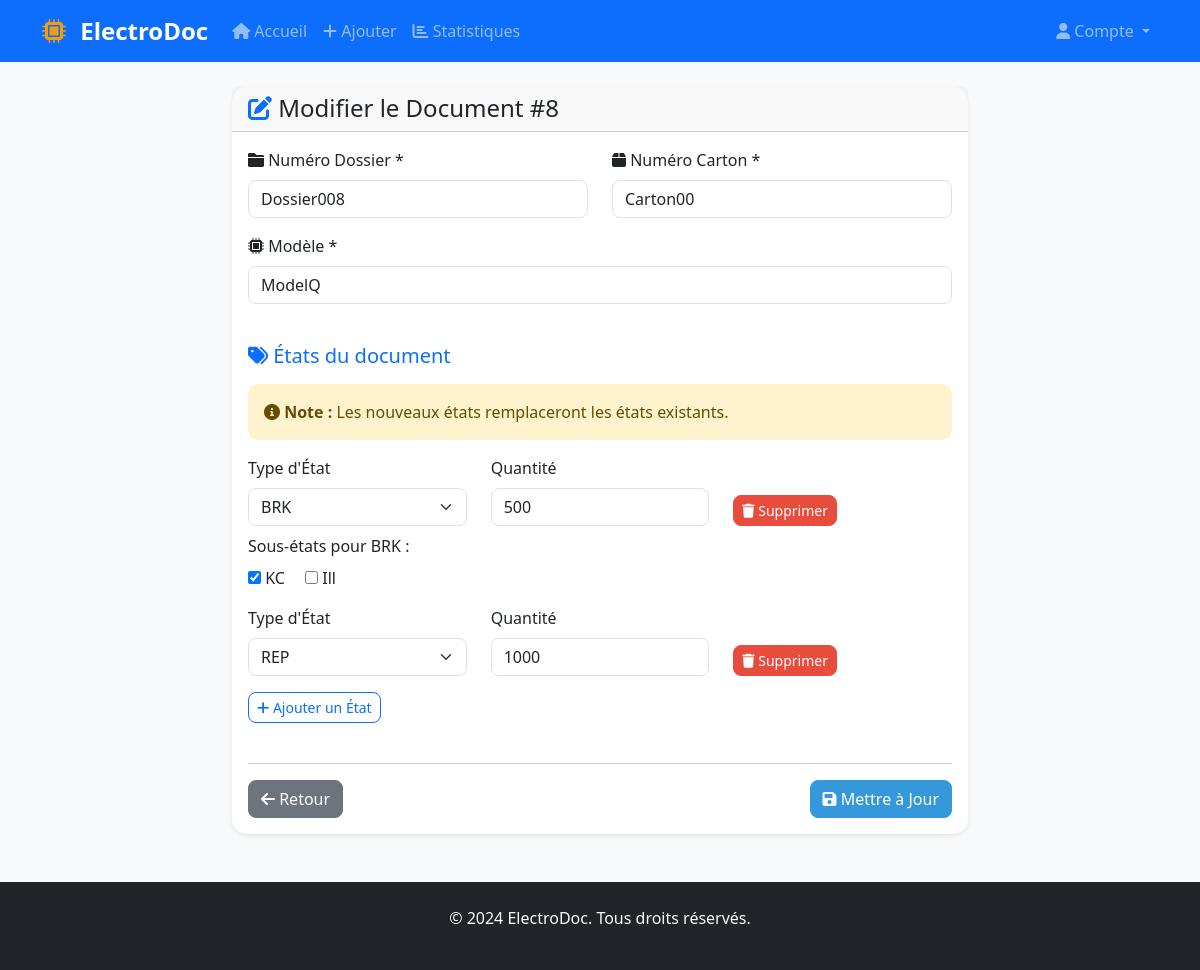
Page /edit/8 (signed in) on the committed database.
### app.py (models this page shows, shortened)
class Document(db.Model):
    __tablename__ = 'documents'
    id = db.Column(db.Integer, primary_key=True)
    numero_dossier = db.Column(db.String(100), nullable=False, unique=True)
    numero_carton = db.Column(db.String(100), nullable=False)
    modele = db.Column(db.String(100), nullable=False)
    states = db.relationship('DocumentState', backref='document', lazy='dynamic', cascade='all, delete-orphan')

class DocumentState(db.Model):
    __tablename__ = 'document_states'
    id = db.Column(db.Integer, primary_key=True)
    document_id = db.Column(db.Integer, db.ForeignKey('documents.id'), nullable=False)
    state_type = db.Column(db.String(50), nullable=False)
    sub_state = db.Column(db.String(200))
    quantity = db.Column(db.Integer, nullable=True)
    def get_sub_states(self):
        return self.sub_state.split(',') if self.sub_state else []

### app.py (the view, shortened to what this page needs)
@app.route('/edit/<int:id>', methods=['GET', 'POST'])
def edit_document(id):
    if not is_logged_in():
        return redirect(url_for('auth.login'))
    document = Document.query.get_or_404(id)
    etats = [{'id': etat, 'nom': etat} for etat in ALL_ETATS]
    selected_etats = [state.state_type for state in document.states]
    return render_template('edit_document.html', document=document, etats=etats, selected_etats=selected_etats)

### app.py (called while the page is built)
def is_logged_in():
    return 'user_id' in session

### templates/edit_document.html (shortened to what this page needs)
{% extends "base.html" %}
{% block content %}
<div class="row justify-content-center">
  <div class="col-md-8">
    <div class="card">
      <div class="card-header">
        <h4 class="card-title mb-0">
          <i class="fas fa-edit text-primary"></i> Modifier le Document #{{ document.id }}
        </h4>
      </div>
      <div class="card-body">
        <form method="POST">
          <div class="row mb-4">
            <div class="col-md-6 mb-3">
              <label for="numero_dossier" class="form-label">
                <i class="fas fa-folder"></i> Numéro Dossier *
              </label>
              <input type="text" class="form-control" id="numero_dossier" name="numero_dossier"
                     value="{{ document.numero_dossier }}" required>
            </div>
            <div class="col-md-6 mb-3">
              <label for="numero_carton" class="form-label">
                <i class="fas fa-box"></i> Numéro Carton *
              </label>
              <input type="text" class="form-control" id="numero_carton" name="numero_carton"
                     value="{{ document.numero_carton }}" required>
            </div>
            <div class="col-12 mb-3">
              <label for="modele" class="form-label">
                <i class="fas fa-microchip"></i> Modèle *
              </label>
              <input type="text" class="form-control" id="modele" name="modele"
                     value="{{ document.modele }}" required>
            </div>
          </div>
          <div class="row mb-4">
            <div class="col-12">
              <h5 class="text-primary mb-3">
                <i class="fas fa-tags"></i> États du document
              </h5>
              <div class="alert alert-warning">
                <i class="fas fa-info-circle"></i>
                <strong>Note :</strong> Les nouveaux états remplaceront les états existants.
              </div>
              <div id="states-container">
                {% for state in document.states %}
                  {% set sub_states = state.get_sub_states() %}
                  <div class="state-row row mb-3">
                    <div class="col-md-4">
                      <label class="form-label">Type d'État</label>
                      <select class="form-select state-type" name="etats" required>
                        {% for etat in etats %}
                          <option value="{{ etat.id }}" {% if etat.id == state.state_type %}selected{% endif %}>
                            {{ etat.nom }}
                          </option>
                        {% endfor %}
                      </select>
                    </div>
                    <div class="col-md-4">
                      <label class="form-label">Quantité</label>
                      <input type="number" class="form-control" name="quantities"
                             value="{{ state.quantity or 1 }}" min="1" required>
                    </div>
                    <div class="col-md-4 d-flex align-items-end">
                      <button type="button" class="btn btn-danger btn-sm remove-state">
                        <i class="fas fa-trash"></i> Supprimer
                      </button>
                    </div>
                    <div class="col-12 mt-2 sub-states-container" {% if state.state_type != 'BRK' %}style="display:none;"{% endif %}>
                      <label class="form-label">Sous-états pour BRK :</label><br>
                      <label>
                        <input type="checkbox" name="sub_states_{{ loop.index0 }}" value="KC"
                               {% if 'KC' in sub_states %}checked{% endif %}> KC
                      </label>
                      <label class="ms-3">
                        <input type="checkbox" name="sub_states_{{ loop.index0 }}" value="Ill"
                               {% if 'Ill' in sub_states %}checked{% endif %}> Ill
                      </label>
                    </div>
                  </div>
                {% endfor %}
              </div>
              <button type="button" class="btn btn-outline-primary btn-sm" id="add-state-btn">
                <i class="fas fa-plus"></i> Ajouter un État
              </button>
            </div>
          </div>
          <div class="row">
            <div class="col-12">
              <hr>
              <div class="d-flex justify-content-between">
                <a href="{{ url_for('dashboard') }}" class="btn btn-secondary">
                  <i class="fas fa-arrow-left"></i> Retour
                </a>
                <button type="submit" class="btn btn-primary">
                  <i class="fas fa-save"></i> Mettre à Jour
                </button>
              </div>
            </div>
          </div>
        </form>
      </div>
    </div>
  </div>
</div>
{% endblock %}

### templates/base.html (style rules this page uses)
:root { --primary-color: #2c3e50; --secondary-color: #3498db; --success-color: #27ae60; --warning-color: #f39c12; --danger-color: #e74c3c; }
body { background-color: #f8f9fa; font-family: 'Segoe UI', Tahoma, Geneva, Verdana, sans-serif; }
.card { border: none; border-radius: 15px; box-shadow: 0 0.125rem 0.25rem rgba(0, 0, 0, 0.075); transition: all 0.3s ease; }
.btn { border-radius: 8px; font-weight: 500; transition: all 0.3s ease; }
.btn-primary { background-color: var(--secondary-color); border-color: var(--secondary-color); }
.btn-danger { background-color: var(--danger-color); border-color: var(--danger-color); }
.alert { border-radius: 10px; border: none; }
.form-control, .form-select { border-radius: 8px; border: 1px solid #dee2e6; }

### rows in the picture
Document: id "8", numero_dossier "Dossier008", numero_carton "Carton00", modele "ModelQ"
DocumentState: etats "BRK", quantities "500"
DocumentState: etats "REP", quantities "1000"
